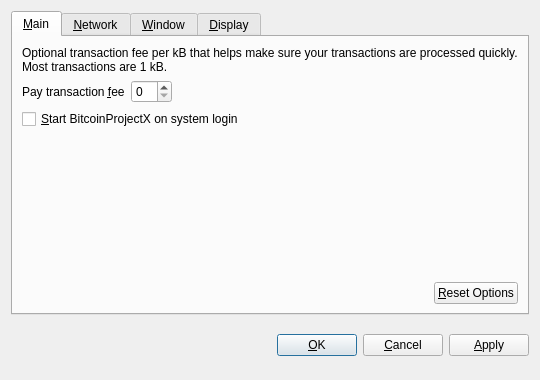
<?xml version="1.0" encoding="UTF-8"?>
<ui version="4.0">
 <class>OptionsDialog</class>
 <widget class="QDialog" name="OptionsDialog">
  <property name="geometry">
   <rect>
    <x>0</x>
    <y>0</y>
    <width>540</width>
    <height>380</height>
   </rect>
  </property>
  <property name="windowTitle">
   <string>Options</string>
  </property>
  <property name="modal">
   <bool>true</bool>
  </property>
  <layout class="QVBoxLayout" name="verticalLayout">
   <item>
    <widget class="QTabWidget" name="tabWidget">
     <property name="tabPosition">
      <enum>QTabWidget::North</enum>
     </property>
     <property name="currentIndex">
      <number>0</number>
     </property>
     <widget class="QWidget" name="tabMain">
      <attribute name="title">
       <string>&amp;Main</string>
      </attribute>
      <layout class="QVBoxLayout" name="verticalLayout_Main">
       <item>
        <widget class="QLabel" name="transactionFeeInfoLabel">
         <property name="text">
          <string>Optional transaction fee per kB that helps make sure your transactions are processed quickly. Most transactions are 1 kB.</string>
         </property>
         <property name="textFormat">
          <enum>Qt::PlainText</enum>
         </property>
         <property name="wordWrap">
          <bool>true</bool>
         </property>
        </widget>
       </item>
       <item>
        <layout class="QHBoxLayout" name="horizontalLayout_1_Main">
         <item>
          <widget class="QLabel" name="transactionFeeLabel">
           <property name="text">
            <string>Pay transaction &amp;fee</string>
           </property>
           <property name="textFormat">
            <enum>Qt::PlainText</enum>
           </property>
           <property name="buddy">
            <cstring>transactionFee</cstring>
           </property>
          </widget>
         </item>
         <item>
          <widget class="BitcoinAmountField" name="transactionFee"/>
         </item>
         <item>
          <spacer name="horizontalSpacer_1_Main">
           <property name="orientation">
            <enum>Qt::Horizontal</enum>
           </property>
           <property name="sizeHint" stdset="0">
            <size>
             <width>40</width>
             <height>20</height>
            </size>
           </property>
          </spacer>
         </item>
        </layout>
       </item>
       <item>
        <widget class="QCheckBox" name="bitcoinAtStartup">
         <property name="toolTip">
          <string>Automatically start BitcoinProjectX after logging in to the system.</string>
         </property>
         <property name="text">
          <string>&amp;Start BitcoinProjectX on system login</string>
         </property>
        </widget>
       </item>
       <item>
        <spacer name="verticalSpacer_Main">
         <property name="orientation">
          <enum>Qt::Vertical</enum>
         </property>
         <property name="sizeHint" stdset="0">
          <size>
           <width>20</width>
           <height>40</height>
          </size>
         </property>
        </spacer>
       </item>
       <item>
        <layout class="QHBoxLayout" name="horizontalLayout_2_Main">
         <item>
          <spacer name="horizontalSpacer_2_Main">
           <property name="orientation">
            <enum>Qt::Horizontal</enum>
           </property>
           <property name="sizeHint" stdset="0">
            <size>
             <width>40</width>
             <height>20</height>
            </size>
           </property>
          </spacer>
         </item>
         <item>
          <widget class="QPushButton" name="resetButton">
           <property name="toolTip">
            <string>Reset all client options to default.</string>
           </property>
           <property name="text">
            <string>&amp;Reset Options</string>
           </property>
           <property name="autoDefault">
            <bool>false</bool>
           </property>
          </widget>
         </item>
        </layout>
       </item>
      </layout>
     </widget>
     <widget class="QWidget" name="tabNetwork">
      <attribute name="title">
       <string>&amp;Network</string>
      </attribute>
      <layout class="QVBoxLayout" name="verticalLayout_Network">
       <item>
        <widget class="QCheckBox" name="mapPortUpnp">
         <property name="toolTip">
          <string>Automatically open the BitcoinProjectX client port on the router. This only works when your router supports UPnP and it is enabled.</string>
         </property>
         <property name="text">
          <string>Map port using &amp;UPnP</string>
         </property>
        </widget>
       </item>
       <item>
        <widget class="QCheckBox" name="connectSocks">
         <property name="toolTip">
          <string>Connect to the BitcoinProjectX network through a SOCKS proxy (e.g. when connecting through Tor).</string>
         </property>
         <property name="text">
          <string>&amp;Connect through SOCKS proxy:</string>
         </property>
        </widget>
       </item>
       <item>
        <layout class="QHBoxLayout" name="horizontalLayout_Network">
         <item>
          <widget class="QLabel" name="proxyIpLabel">
           <property name="text">
            <string>Proxy &amp;IP:</string>
           </property>
           <property name="textFormat">
            <enum>Qt::PlainText</enum>
           </property>
           <property name="buddy">
            <cstring>proxyIp</cstring>
           </property>
          </widget>
         </item>
         <item>
          <widget class="QValidatedLineEdit" name="proxyIp">
           <property name="maximumSize">
            <size>
             <width>140</width>
             <height>16777215</height>
            </size>
           </property>
           <property name="toolTip">
            <string>IP address of the proxy (e.g. 127.0.0.1)</string>
           </property>
          </widget>
         </item>
         <item>
          <widget class="QLabel" name="proxyPortLabel">
           <property name="text">
            <string>&amp;Port:</string>
           </property>
           <property name="textFormat">
            <enum>Qt::PlainText</enum>
           </property>
           <property name="buddy">
            <cstring>proxyPort</cstring>
           </property>
          </widget>
         </item>
         <item>
          <widget class="QLineEdit" name="proxyPort">
           <property name="maximumSize">
            <size>
             <width>55</width>
             <height>16777215</height>
            </size>
           </property>
           <property name="toolTip">
            <string>Port of the proxy (e.g. 9050)</string>
           </property>
          </widget>
         </item>
         <item>
          <widget class="QLabel" name="socksVersionLabel">
           <property name="text">
            <string>SOCKS &amp;Version:</string>
           </property>
           <property name="textFormat">
            <enum>Qt::PlainText</enum>
           </property>
           <property name="buddy">
            <cstring>socksVersion</cstring>
           </property>
          </widget>
         </item>
         <item>
          <widget class="QValueComboBox" name="socksVersion">
           <property name="toolTip">
            <string>SOCKS version of the proxy (e.g. 5)</string>
           </property>
          </widget>
         </item>
         <item>
          <spacer name="horizontalSpacer_Network">
           <property name="orientation">
            <enum>Qt::Horizontal</enum>
           </property>
           <property name="sizeHint" stdset="0">
            <size>
             <width>40</width>
             <height>20</height>
            </size>
           </property>
          </spacer>
         </item>
        </layout>
       </item>
       <item>
        <spacer name="verticalSpacer_Network">
         <property name="orientation">
          <enum>Qt::Vertical</enum>
         </property>
         <property name="sizeHint" stdset="0">
          <size>
           <width>20</width>
           <height>40</height>
          </size>
         </property>
        </spacer>
       </item>
      </layout>
     </widget>
     <widget class="QWidget" name="tabWindow">
      <attribute name="title">
       <string>&amp;Window</string>
      </attribute>
      <layout class="QVBoxLayout" name="verticalLayout_Window">
       <item>
        <widget class="QCheckBox" name="minimizeToTray">
         <property name="toolTip">
          <string>Show only a tray icon after minimizing the window.</string>
         </property>
         <property name="text">
          <string>&amp;Minimize to the tray instead of the taskbar</string>
         </property>
        </widget>
       </item>
       <item>
        <widget class="QCheckBox" name="minimizeOnClose">
         <property name="toolTip">
          <string>Minimize instead of exit the application when the window is closed. When this option is enabled, the application will be closed only after selecting Quit in the menu.</string>
         </property>
         <property name="text">
          <string>M&amp;inimize on close</string>
         </property>
        </widget>
       </item>
       <item>
        <spacer name="verticalSpacer_Window">
         <property name="orientation">
          <enum>Qt::Vertical</enum>
         </property>
         <property name="sizeHint" stdset="0">
          <size>
           <width>20</width>
           <height>40</height>
          </size>
         </property>
        </spacer>
       </item>
      </layout>
     </widget>
     <widget class="QWidget" name="tabDisplay">
      <attribute name="title">
       <string>&amp;Display</string>
      </attribute>
      <layout class="QVBoxLayout" name="verticalLayout_Display">
       <item>
        <layout class="QHBoxLayout" name="horizontalLayout_1_Display">
         <item>
          <widget class="QLabel" name="langLabel">
           <property name="text">
            <string>User Interface &amp;language:</string>
           </property>
           <property name="textFormat">
            <enum>Qt::PlainText</enum>
           </property>
           <property name="buddy">
            <cstring>lang</cstring>
           </property>
          </widget>
         </item>
         <item>
          <widget class="QValueComboBox" name="lang">
           <property name="toolTip">
            <string>The user interface language can be set here. This setting will take effect after restarting BitcoinProjectX.</string>
           </property>
          </widget>
         </item>
        </layout>
       </item>
       <item>
        <layout class="QHBoxLayout" name="horizontalLayout_2_Display">
         <item>
          <widget class="QLabel" name="unitLabel">
           <property name="text">
            <string>&amp;Unit to show amounts in:</string>
           </property>
           <property name="textFormat">
            <enum>Qt::PlainText</enum>
           </property>
           <property name="buddy">
            <cstring>unit</cstring>
           </property>
          </widget>
         </item>
         <item>
          <widget class="QValueComboBox" name="unit">
           <property name="toolTip">
            <string>Choose the default subdivision unit to show in the interface and when sending coins.</string>
           </property>
          </widget>
         </item>
        </layout>
       </item>
       <item>
        <widget class="QCheckBox" name="displayAddresses">
         <property name="toolTip">
          <string>Whether to show BitcoinProjectX addresses in the transaction list or not.</string>
         </property>
         <property name="text">
          <string>&amp;Display addresses in transaction list</string>
         </property>
        </widget>
       </item>
       <item>
        <spacer name="verticalSpacer_Display">
         <property name="orientation">
          <enum>Qt::Vertical</enum>
         </property>
         <property name="sizeHint" stdset="0">
          <size>
           <width>20</width>
           <height>40</height>
          </size>
         </property>
        </spacer>
       </item>
      </layout>
     </widget>
    </widget>
   </item>
   <item>
    <layout class="QHBoxLayout" name="horizontalLayout_Buttons">
     <item>
      <spacer name="horizontalSpacer_1">
       <property name="orientation">
        <enum>Qt::Horizontal</enum>
       </property>
       <property name="sizeHint" stdset="0">
        <size>
         <width>40</width>
         <height>48</height>
        </size>
       </property>
      </spacer>
     </item>
     <item>
      <widget class="QLabel" name="statusLabel">
       <property name="font">
        <font>
         <weight>75</weight>
         <bold>true</bold>
        </font>
       </property>
       <property name="text">
        <string/>
       </property>
       <property name="textFormat">
        <enum>Qt::PlainText</enum>
       </property>
       <property name="wordWrap">
        <bool>true</bool>
       </property>
      </widget>
     </item>
     <item>
      <spacer name="horizontalSpacer_2">
       <property name="orientation">
        <enum>Qt::Horizontal</enum>
       </property>
       <property name="sizeHint" stdset="0">
        <size>
         <width>40</width>
         <height>48</height>
        </size>
       </property>
      </spacer>
     </item>
     <item>
      <widget class="QPushButton" name="okButton">
       <property name="text">
        <string>&amp;OK</string>
       </property>
      </widget>
     </item>
     <item>
      <widget class="QPushButton" name="cancelButton">
       <property name="text">
        <string>&amp;Cancel</string>
       </property>
       <property name="autoDefault">
        <bool>false</bool>
       </property>
      </widget>
     </item>
     <item>
      <widget class="QPushButton" name="applyButton">
       <property name="text">
        <string>&amp;Apply</string>
       </property>
       <property name="autoDefault">
        <bool>false</bool>
       </property>
      </widget>
     </item>
    </layout>
   </item>
  </layout>
 </widget>
 <customwidgets>
  <customwidget>
   <class>BitcoinAmountField</class>
   <extends>QSpinBox</extends>
   <header>bitcoinamountfield.h</header>
  </customwidget>
  <customwidget>
   <class>QValueComboBox</class>
   <extends>QComboBox</extends>
   <header>qvaluecombobox.h</header>
  </customwidget>
  <customwidget>
   <class>QValidatedLineEdit</class>
   <extends>QLineEdit</extends>
   <header>qvalidatedlineedit.h</header>
  </customwidget>
 </customwidgets>
 <resources/>
 <connections/>
</ui>
